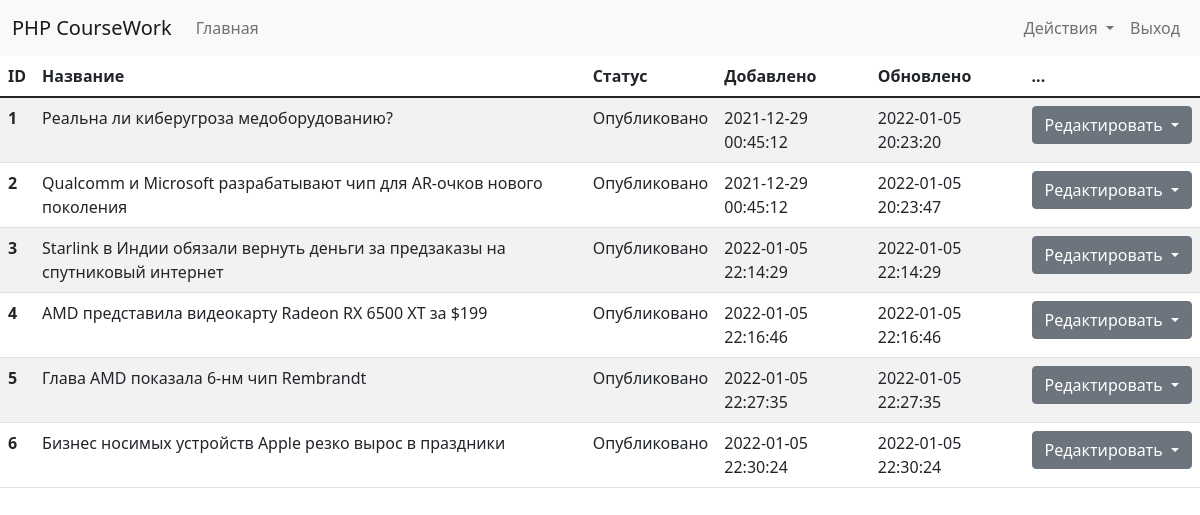
/admin.posts.php (signed in), run on the app's committed database.
### tables this page shows
CREATE TABLE `posts` (
  `id` bigint UNSIGNED NOT NULL,
  `user_id` bigint UNSIGNED NOT NULL,
  `title` varchar(255) NOT NULL,
  `image` varchar(500) NOT NULL,
  `description` text NOT NULL,
  `is_enabled` tinyint(1) NOT NULL DEFAULT '1',
  `created_at` datetime NOT NULL DEFAULT CURRENT_TIMESTAMP,
  `updated_at` datetime NOT NULL DEFAULT CURRENT_TIMESTAMP
);

### admin.posts.php (the view, shortened to what this page needs)
<?php
require __DIR__ . '/templates/header.php';
$database = database_connect();
$result = $database->prepare(
    'SELECT * FROM `posts`'
);
$result->execute();
$posts = $result->fetchAll();
?>
    <table class="table table-striped">
        <thead>
        <tr>
            <th scope="col">ID</th>
            <th scope="col">Название</th>
            <th scope="col">Статус</th>
            <th scope="col">Добавлено</th>
            <th scope="col">Обновлено</th>
            <th scope="col">...</th>
        </tr>
        </thead>
        <tbody>
        <?php foreach ($posts as $post): ?>
            <tr>
                <th scope="row"><?php echo $post['id']; ?></th>
                <td><?php echo $post['title']; ?></td>
                <td><?php echo $post['is_enabled'] ? "Опубликовано" : "Скрыто"; ?></td>
                <td><?php echo $post['created_at']; ?></td>
                <td><?php echo $post['updated_at']; ?></td>
                <td>
                    <div class="dropdown">
                        <button class="btn btn-secondary dropdown-toggle" type="button" id="dropdownMenuButton1"
                                data-bs-toggle="dropdown" aria-expanded="false">
                            Редактировать
                        </button>
                    </div>
                </td>
            </tr>
        <?php endforeach; ?>
        </tbody>
    </table>
<?php
require __DIR__ . '/templates/footer.php';

### data on the page
posts: id "1", title "Реальна ли киберугроза медоборудованию?", is_enabled "Опубликовано", created_at "2021-12-29 00:45:12", updated_at "2022-01-05 20:23:20"
posts: id "2", title "Qualcomm и Microsoft разрабатывают чип для AR-очков нового поколения", is_enabled "Опубликовано", created_at "2021-12-29 00:45:12", updated_at "2022-01-05 20:23:47"
posts: id "3", title "Starlink в Индии обязали вернуть деньги за предзаказы на спутниковый интернет", is_enabled "Опубликовано", created_at "2022-01-05 22:14:29", updated_at "2022-01-05 22:14:29"
posts: id "4", title "AMD представила видеокарту Radeon RX 6500 XT за $199", is_enabled "Опубликовано", created_at "2022-01-05 22:16:46", updated_at "2022-01-05 22:16:46"
posts: id "5", title "Глава AMD показала 6-нм чип Rembrandt", is_enabled "Опубликовано", created_at "2022-01-05 22:27:35", updated_at "2022-01-05 22:27:35"
posts: id "6", title "Бизнес носимых устройств Apple резко вырос в праздники", is_enabled "Опубликовано", created_at "2022-01-05 22:30:24", updated_at "2022-01-05 22:30:24"
